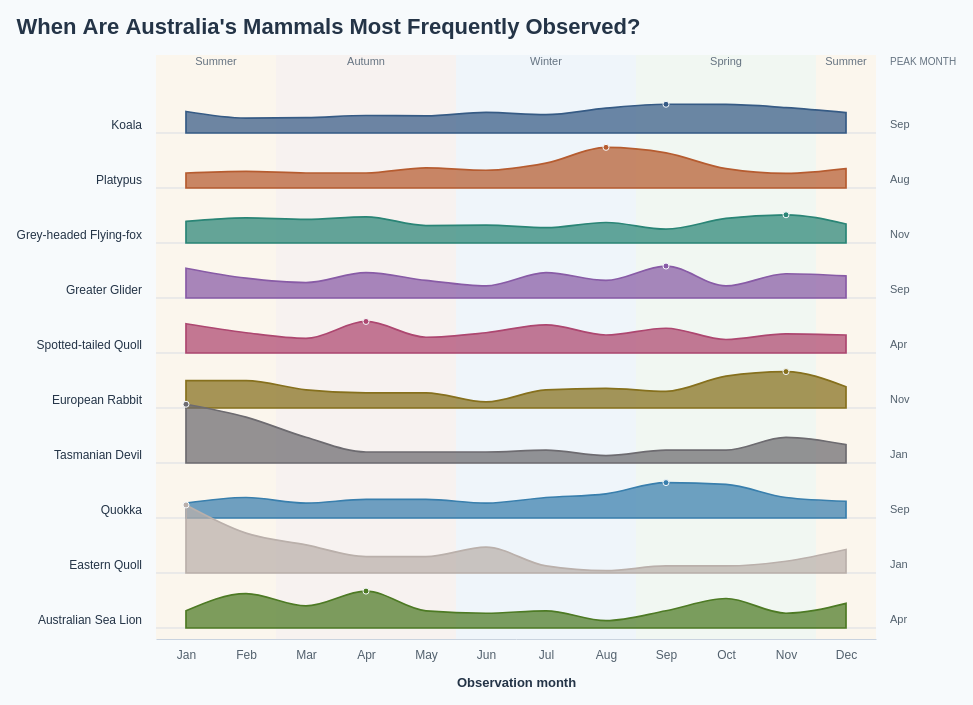

Here is the Vega-Lite specification saved for this chart:
### Vega specification from a JSON file in a GitHub repository (floating-point values rounded to 4 significant figures)
{"$schema": "https://vega.github.io/schema/vega/v5.json", "description": "Monthly observation ridgelines for the ten most recorded mammal species in Dataset/observations-794195.csv (top ten selected within the selected observation years). Observation dates from 2017–2026 are pooled, including partial 2026. Subspecies are combined using the first two scientific-name components, matching Lollipop.vg.json. Includes records without coordinates. All 12 months are filled for each species. Heights show monthly counts divided by that species total, on one shared percentage scale. Monotone curves connect monthly values; no kernel density estimation is applied. Rows follow species rank within the selected years. Southern hemisphere meteorological seasons are shown. Hover monthly cells for exact counts and shares; click a cell or species label to toggle highlighting. Counts measure recording activity, not animal abundance or nationwide sampling. Species colours match the ten-species palette in BumpChart.vg.json; counts and rankings use the selected observation years. Uses the 10 most recent available observation years (2017–2026), including partial 2026.", "width": 720, "height": 580, "padding": 16, "background": "#f7fafc", "title": {"text": "When Are Australia's Mammals Most Frequently Observed?", "anchor": "start", "font": "Arial", "fontSize": 22, "color": "#243447", "offset": 16, "fontWeight": "bold"}, "signals": [{"name": "hoveredSpecies", "value": null, "on": [{"events": "@monthTargets:mouseover, @speciesLabels:mouseover", "update": "datum.species"}, {"events": "@monthTargets:mouseout, @speciesLabels:mouseout", "update": "null"}]}, {"name": "selectedSpecies", "value": null, "on": [{"events": "@monthTargets:click, @speciesLabels:click", "update": "selectedSpecies == datum.species ? null : datum.species"}]}, {"name": "activeSpecies", "update": "hoveredSpecies != null ? hoveredSpecies : selectedSpecies"}], "data": [{"name": "monthly", "values": [{"species": "Koala", "scientific_name": "Phascolarctos cinereus", "order": 0, "month": 1, "monthName": "January", "count": 161, "total": 1896, "share": 0.08492, "isPeak": false}, {"species": "Koala", "scientific_name": "Phascolarctos cinereus", "order": 0, "month": 2, "monthName": "February", "count": 112, "total": 1896, "share": 0.05907, "isPeak": false}, {"species": "Koala", "scientific_name": "Phascolarctos cinereus", "order": 0, "month": 3, "monthName": "March", "count": 115, "total": 1896, "share": 0.06065, "isPeak": false}, {"species": "Koala", "scientific_name": "Phascolarctos cinereus", "order": 0, "month": 4, "monthName": "April", "count": 131, "total": 1896, "share": 0.06909, "isPeak": false}, {"species": "Koala", "scientific_name": "Phascolarctos cinereus", "order": 0, "month": 5, "monthName": "May", "count": 128, "total": 1896, "share": 0.06751, "isPeak": false}, {"species": "Koala", "scientific_name": "Phascolarctos cinereus", "order": 0, "month": 6, "monthName": "June", "count": 154, "total": 1896, "share": 0.08122, "isPeak": false}, {"species": "Koala", "scientific_name": "Phascolarctos cinereus", "order": 0, "month": 7, "monthName": "July", "count": 137, "total": 1896, "share": 0.07226, "isPeak": false}, {"species": "Koala", "scientific_name": "Phascolarctos cinereus", "order": 0, "month": 8, "monthName": "August", "count": 186, "total": 1896, "share": 0.0981, "isPeak": false}, {"species": "Koala", "scientific_name": "Phascolarctos cinereus", "order": 0, "month": 9, "monthName": "September", "count": 215, "total": 1896, "share": 0.1134, "isPeak": true}, {"species": "Koala", "scientific_name": "Phascolarctos cinereus", "order": 0, "month": 10, "monthName": "October", "count": 214, "total": 1896, "share": 0.1129, "isPeak": false}, {"species": "Koala", "scientific_name": "Phascolarctos cinereus", "order": 0, "month": 11, "monthName": "November", "count": 190, "total": 1896, "share": 0.1002, "isPeak": false}, {"species": "Koala", "scientific_name": "Phascolarctos cinereus", "order": 0, "month": 12, "monthName": "December", "count": 153, "total": 1896, "share": 0.0807, "isPeak": false}, {"species": "Platypus", "scientific_name": "Ornithorhynchus anatinus", "order": 1, "month": 1, "monthName": "January", "count": 38, "total": 642, "share": 0.05919, "isPeak": false}, {"species": "Platypus", "scientific_name": "Ornithorhynchus anatinus", "order": 1, "month": 2, "monthName": "February", "count": 42, "total": 642, "share": 0.06542, "isPeak": false}, {"species": "Platypus", "scientific_name": "Ornithorhynchus anatinus", "order": 1, "month": 3, "monthName": "March", "count": 38, "total": 642, "share": 0.05919, "isPeak": false}, {"species": "Platypus", "scientific_name": "Ornithorhynchus anatinus", "order": 1, "month": 4, "monthName": "April", "count": 38, "total": 642, "share": 0.05919, "isPeak": false}, {"species": "Platypus", "scientific_name": "Ornithorhynchus anatinus", "order": 1, "month": 5, "monthName": "May", "count": 51, "total": 642, "share": 0.07944, "isPeak": false}, {"species": "Platypus", "scientific_name": "Ornithorhynchus anatinus", "order": 1, "month": 6, "monthName": "June", "count": 45, "total": 642, "share": 0.07009, "isPeak": false}, {"species": "Platypus", "scientific_name": "Ornithorhynchus anatinus", "order": 1, "month": 7, "monthName": "July", "count": 63, "total": 642, "share": 0.09813, "isPeak": false}, {"species": "Platypus", "scientific_name": "Ornithorhynchus anatinus", "order": 1, "month": 8, "monthName": "August", "count": 103, "total": 642, "share": 0.1604, "isPeak": true}, {"species": "Platypus", "scientific_name": "Ornithorhynchus anatinus", "order": 1, "month": 9, "monthName": "September", "count": 89, "total": 642, "share": 0.1386, "isPeak": false}, {"species": "Platypus", "scientific_name": "Ornithorhynchus anatinus", "order": 1, "month": 10, "monthName": "October", "count": 49, "total": 642, "share": 0.07632, "isPeak": false}, {"species": "Platypus", "scientific_name": "Ornithorhynchus anatinus", "order": 1, "month": 11, "monthName": "November", "count": 37, "total": 642, "share": 0.05763, "isPeak": false}, {"species": "Platypus", "scientific_name": "Ornithorhynchus anatinus", "order": 1, "month": 12, "monthName": "December", "count": 49, "total": 642, "share": 0.07632, "isPeak": false}, {"species": "Grey-headed Flying-fox", "scientific_name": "Pteropus poliocephalus", "order": 2, "month": 1, "monthName": "January", "count": 42, "total": 494, "share": 0.08502, "isPeak": false}, {"species": "Grey-headed Flying-fox", "scientific_name": "Pteropus poliocephalus", "order": 2, "month": 2, "monthName": "February", "count": 49, "total": 494, "share": 0.09919, "isPeak": false}, {"species": "Grey-headed Flying-fox", "scientific_name": "Pteropus poliocephalus", "order": 2, "month": 3, "monthName": "March", "count": 46, "total": 494, "share": 0.09312, "isPeak": false}, {"species": "Grey-headed Flying-fox", "scientific_name": "Pteropus poliocephalus", "order": 2, "month": 4, "monthName": "April", "count": 51, "total": 494, "share": 0.1032, "isPeak": false}, {"species": "Grey-headed Flying-fox", "scientific_name": "Pteropus poliocephalus", "order": 2, "month": 5, "monthName": "May", "count": 34, "total": 494, "share": 0.06883, "isPeak": false}, {"species": "Grey-headed Flying-fox", "scientific_name": "Pteropus poliocephalus", "order": 2, "month": 6, "monthName": "June", "count": 35, "total": 494, "share": 0.07085, "isPeak": false}, {"species": "Grey-headed Flying-fox", "scientific_name": "Pteropus poliocephalus", "order": 2, "month": 7, "monthName": "July", "count": 30, "total": 494, "share": 0.06073, "isPeak": false}, {"species": "Grey-headed Flying-fox", "scientific_name": "Pteropus poliocephalus", "order": 2, "month": 8, "monthName": "August", "count": 40, "total": 494, "share": 0.08097, "isPeak": false}, {"species": "Grey-headed Flying-fox", "scientific_name": "Pteropus poliocephalus", "order": 2, "month": 9, "monthName": "September", "count": 27, "total": 494, "share": 0.05466, "isPeak": false}, {"species": "Grey-headed Flying-fox", "scientific_name": "Pteropus poliocephalus", "order": 2, "month": 10, "monthName": "October", "count": 48, "total": 494, "share": 0.09717, "isPeak": false}, {"species": "Grey-headed Flying-fox", "scientific_name": "Pteropus poliocephalus", "order": 2, "month": 11, "monthName": "November", "count": 55, "total": 494, "share": 0.1113, "isPeak": true}, {"species": "Grey-headed Flying-fox", "scientific_name": "Pteropus poliocephalus", "order": 2, "month": 12, "monthName": "December", "count": 37, "total": 494, "share": 0.0749, "isPeak": false}, {"species": "Greater Glider", "scientific_name": "Petauroides volans", "order": 3, "month": 1, "monthName": "January", "count": 27, "total": 230, "share": 0.1174, "isPeak": false}, {"species": "Greater Glider", "scientific_name": "Petauroides volans", "order": 3, "month": 2, "monthName": "February", "count": 18, "total": 230, "share": 0.07826, "isPeak": false}, {"species": "Greater Glider", "scientific_name": "Petauroides volans", "order": 3, "month": 3, "monthName": "March", "count": 14, "total": 230, "share": 0.06087, "isPeak": false}, {"species": "Greater Glider", "scientific_name": "Petauroides volans", "order": 3, "month": 4, "monthName": "April", "count": 23, "total": 230, "share": 0.1, "isPeak": false}, {"species": "Greater Glider", "scientific_name": "Petauroides volans", "order": 3, "month": 5, "monthName": "May", "count": 16, "total": 230, "share": 0.06957, "isPeak": false}, {"species": "Greater Glider", "scientific_name": "Petauroides volans", "order": 3, "month": 6, "monthName": "June", "count": 11, "total": 230, "share": 0.04783, "isPeak": false}, {"species": "Greater Glider", "scientific_name": "Petauroides volans", "order": 3, "month": 7, "monthName": "July", "count": 23, "total": 230, "share": 0.1, "isPeak": false}, {"species": "Greater Glider", "scientific_name": "Petauroides volans", "order": 3, "month": 8, "monthName": "August", "count": 16, "total": 230, "share": 0.06957, "isPeak": false}, {"species": "Greater Glider", "scientific_name": "Petauroides volans", "order": 3, "month": 9, "monthName": "September", "count": 29, "total": 230, "share": 0.1261, "isPeak": true}, {"species": "Greater Glider", "scientific_name": "Petauroides volans", "order": 3, "month": 10, "monthName": "October", "count": 11, "total": 230, "share": 0.04783, "isPeak": false}, {"species": "Greater Glider", "scientific_name": "Petauroides volans", "order": 3, "month": 11, "monthName": "November", "count": 22, "total": 230, "share": 0.09565, "isPeak": false}, {"species": "Greater Glider", "scientific_name": "Petauroides volans", "order": 3, "month": 12, "monthName": "December", "count": 20, "total": 230, "share": 0.08696, "isPeak": false}, {"species": "Spotted-tailed Quoll", "scientific_name": "Dasyurus maculatus", "order": 4, "month": 1, "monthName": "January", "count": 26, "total": 225, "share": 0.1156, "isPeak": false}, {"species": "Spotted-tailed Quoll", "scientific_name": "Dasyurus maculatus", "order": 4, "month": 2, "monthName": "February", "count": 18, "total": 225, "share": 0.08, "isPeak": false}, {"species": "Spotted-tailed Quoll", "scientific_name": "Dasyurus maculatus", "order": 4, "month": 3, "monthName": "March", "count": 13, "total": 225, "share": 0.05778, "isPeak": false}, {"species": "Spotted-tailed Quoll", "scientific_name": "Dasyurus maculatus", "order": 4, "month": 4, "monthName": "April", "count": 28, "total": 225, "share": 0.1244, "isPeak": true}, {"species": "Spotted-tailed Quoll", "scientific_name": "Dasyurus maculatus", "order": 4, "month": 5, "monthName": "May", "count": 14, "total": 225, "share": 0.06222, "isPeak": false}, {"species": "Spotted-tailed Quoll", "scientific_name": "Dasyurus maculatus", "order": 4, "month": 6, "monthName": "June", "count": 18, "total": 225, "share": 0.08, "isPeak": false}, {"species": "Spotted-tailed Quoll", "scientific_name": "Dasyurus maculatus", "order": 4, "month": 7, "monthName": "July", "count": 25, "total": 225, "share": 0.1111, "isPeak": false}, {"species": "Spotted-tailed Quoll", "scientific_name": "Dasyurus maculatus", "order": 4, "month": 8, "monthName": "August", "count": 16, "total": 225, "share": 0.07111, "isPeak": false}, {"species": "Spotted-tailed Quoll", "scientific_name": "Dasyurus maculatus", "order": 4, "month": 9, "monthName": "September", "count": 22, "total": 225, "share": 0.09778, "isPeak": false}, {"species": "Spotted-tailed Quoll", "scientific_name": "Dasyurus maculatus", "order": 4, "month": 10, "monthName": "October", "count": 12, "total": 225, "share": 0.05333, "isPeak": false}, {"species": "Spotted-tailed Quoll", "scientific_name": "Dasyurus maculatus", "order": 4, "month": 11, "monthName": "November", "count": 17, "total": 225, "share": 0.07556, "isPeak": false}, {"species": "Spotted-tailed Quoll", "scientific_name": "Dasyurus maculatus", "order": 4, "month": 12, "monthName": "December", "count": 16, "total": 225, "share": 0.07111, "isPeak": false}, {"species": "European Rabbit", "scientific_name": "Oryctolagus cuniculus", "order": 5, "month": 1, "monthName": "January", "count": 18, "total": 167, "share": 0.1078, "isPeak": false}, {"species": "European Rabbit", "scientific_name": "Oryctolagus cuniculus", "order": 5, "month": 2, "monthName": "February", "count": 18, "total": 167, "share": 0.1078, "isPeak": false}, {"species": "European Rabbit", "scientific_name": "Oryctolagus cuniculus", "order": 5, "month": 3, "monthName": "March", "count": 12, "total": 167, "share": 0.07186, "isPeak": false}, {"species": "European Rabbit", "scientific_name": "Oryctolagus cuniculus", "order": 5, "month": 4, "monthName": "April", "count": 10, "total": 167, "share": 0.05988, "isPeak": false}, {"species": "European Rabbit", "scientific_name": "Oryctolagus cuniculus", "order": 5, "month": 5, "monthName": "May", "count": 10, "total": 167, "share": 0.05988, "isPeak": false}, {"species": "European Rabbit", "scientific_name": "Oryctolagus cuniculus", "order": 5, "month": 6, "monthName": "June", "count": 4, "total": 167, "share": 0.02395, "isPeak": false}, {"species": "European Rabbit", "scientific_name": "Oryctolagus cuniculus", "order": 5, "month": 7, "monthName": "July", "count": 12, "total": 167, "share": 0.07186, "isPeak": false}, {"species": "European Rabbit", "scientific_name": "Oryctolagus cuniculus", "order": 5, "month": 8, "monthName": "August", "count": 13, "total": 167, "share": 0.07784, "isPeak": false}, {"species": "European Rabbit", "scientific_name": "Oryctolagus cuniculus", "order": 5, "month": 9, "monthName": "September", "count": 11, "total": 167, "share": 0.06587, "isPeak": false}, {"species": "European Rabbit", "scientific_name": "Oryctolagus cuniculus", "order": 5, "month": 10, "monthName": "October", "count": 21, "total": 167, "share": 0.1257, "isPeak": false}, {"species": "European Rabbit", "scientific_name": "Oryctolagus cuniculus", "order": 5, "month": 11, "monthName": "November", "count": 24, "total": 167, "share": 0.1437, "isPeak": true}, {"species": "European Rabbit", "scientific_name": "Oryctolagus cuniculus", "order": 5, "month": 12, "monthName": "December", "count": 14, "total": 167, "share": 0.08383, "isPeak": false}, {"species": "Tasmanian Devil", "scientific_name": "Sarcophilus harrisii", "order": 6, "month": 1, "monthName": "January", "count": 32, "total": 138, "share": 0.2319, "isPeak": true}, {"species": "Tasmanian Devil", "scientific_name": "Sarcophilus harrisii", "order": 6, "month": 2, "monthName": "February", "count": 25, "total": 138, "share": 0.1812, "isPeak": false}, {"species": "Tasmanian Devil", "scientific_name": "Sarcophilus harrisii", "order": 6, "month": 3, "monthName": "March", "count": 14, "total": 138, "share": 0.1014, "isPeak": false}, {"species": "Tasmanian Devil", "scientific_name": "Sarcophilus harrisii", "order": 6, "month": 4, "monthName": "April", "count": 6, "total": 138, "share": 0.04348, "isPeak": false}, {"species": "Tasmanian Devil", "scientific_name": "Sarcophilus harrisii", "order": 6, "month": 5, "monthName": "May", "count": 6, "total": 138, "share": 0.04348, "isPeak": false}, {"species": "Tasmanian Devil", "scientific_name": "Sarcophilus harrisii", "order": 6, "month": 6, "monthName": "June", "count": 6, "total": 138, "share": 0.04348, "isPeak": false}, {"species": "Tasmanian Devil", "scientific_name": "Sarcophilus harrisii", "order": 6, "month": 7, "monthName": "July", "count": 7, "total": 138, "share": 0.05072, "isPeak": false}, {"species": "Tasmanian Devil", "scientific_name": "Sarcophilus harrisii", "order": 6, "month": 8, "monthName": "August", "count": 4, "total": 138, "share": 0.02899, "isPeak": false}, {"species": "Tasmanian Devil", "scientific_name": "Sarcophilus harrisii", "order": 6, "month": 9, "monthName": "September", "count": 7, "total": 138, "share": 0.05072, "isPeak": false}, {"species": "Tasmanian Devil", "scientific_name": "Sarcophilus harrisii", "order": 6, "month": 10, "monthName": "October", "count": 7, "total": 138, "share": 0.05072, "isPeak": false}, {"species": "Tasmanian Devil", "scientific_name": "Sarcophilus harrisii", "order": 6, "month": 11, "monthName": "November", "count": 14, "total": 138, "share": 0.1014, "isPeak": false}, {"species": "Tasmanian Devil", "scientific_name": "Sarcophilus harrisii", "order": 6, "month": 12, "monthName": "December", "count": 10, "total": 138, "share": 0.07246, "isPeak": false}, {"species": "Quokka", "scientific_name": "Setonix brachyurus", "order": 7, "month": 1, "monthName": "January", "count": 8, "total": 136, "share": 0.05882, "isPeak": false}, {"species": "Quokka", "scientific_name": "Setonix brachyurus", "order": 7, "month": 2, "monthName": "February", "count": 11, "total": 136, "share": 0.08088, "isPeak": false}, {"species": "Quokka", "scientific_name": "Setonix brachyurus", "order": 7, "month": 3, "monthName": "March", "count": 8, "total": 136, "share": 0.05882, "isPeak": false}, {"species": "Quokka", "scientific_name": "Setonix brachyurus", "order": 7, "month": 4, "monthName": "April", "count": 10, "total": 136, "share": 0.07353, "isPeak": false}, {"species": "Quokka", "scientific_name": "Setonix brachyurus", "order": 7, "month": 5, "monthName": "May", "count": 10, "total": 136, "share": 0.07353, "isPeak": false}, {"species": "Quokka", "scientific_name": "Setonix brachyurus", "order": 7, "month": 6, "monthName": "June", "count": 8, "total": 136, "share": 0.05882, "isPeak": false}, {"species": "Quokka", "scientific_name": "Setonix brachyurus", "order": 7, "month": 7, "monthName": "July", "count": 11, "total": 136, "share": 0.08088, "isPeak": false}, {"species": "Quokka", "scientific_name": "Setonix brachyurus", "order": 7, "month": 8, "monthName": "August", "count": 13, "total": 136, "share": 0.09559, "isPeak": false}, {"species": "Quokka", "scientific_name": "Setonix brachyurus", "order": 7, "month": 9, "monthName": "September", "count": 19, "total": 136, "share": 0.1397, "isPeak": true}, {"species": "Quokka", "scientific_name": "Setonix brachyurus", "order": 7, "month": 10, "monthName": "October", "count": 18, "total": 136, "share": 0.1324, "isPeak": false}, {"species": "Quokka", "scientific_name": "Setonix brachyurus", "order": 7, "month": 11, "monthName": "November", "count": 11, "total": 136, "share": 0.08088, "isPeak": false}, {"species": "Quokka", "scientific_name": "Setonix brachyurus", "order": 7, "month": 12, "monthName": "December", "count": 9, "total": 136, "share": 0.06618, "isPeak": false}, {"species": "Eastern Quoll", "scientific_name": "Dasyurus viverrinus", "order": 8, "month": 1, "monthName": "January", "count": 29, "total": 108, "share": 0.2685, "isPeak": true}, {"species": "Eastern Quoll", "scientific_name": "Dasyurus viverrinus", "order": 8, "month": 2, "monthName": "February", "count": 17, "total": 108, "share": 0.1574, "isPeak": false}, {"species": "Eastern Quoll", "scientific_name": "Dasyurus viverrinus", "order": 8, "month": 3, "monthName": "March", "count": 12, "total": 108, "share": 0.1111, "isPeak": false}, {"species": "Eastern Quoll", "scientific_name": "Dasyurus viverrinus", "order": 8, "month": 4, "monthName": "April", "count": 7, "total": 108, "share": 0.06481, "isPeak": false}, {"species": "Eastern Quoll", "scientific_name": "Dasyurus viverrinus", "order": 8, "month": 5, "monthName": "May", "count": 7, "total": 108, "share": 0.06481, "isPeak": false}, {"species": "Eastern Quoll", "scientific_name": "Dasyurus viverrinus", "order": 8, "month": 6, "monthName": "June", "count": 11, "total": 108, "share": 0.1019, "isPeak": false}, {"species": "Eastern Quoll", "scientific_name": "Dasyurus viverrinus", "order": 8, "month": 7, "monthName": "July", "count": 3, "total": 108, "share": 0.02778, "isPeak": false}, {"species": "Eastern Quoll", "scientific_name": "Dasyurus viverrinus", "order": 8, "month": 8, "monthName": "August", "count": 1, "total": 108, "share": 0.009259, "isPeak": false}, {"species": "Eastern Quoll", "scientific_name": "Dasyurus viverrinus", "order": 8, "month": 9, "monthName": "September", "count": 3, "total": 108, "share": 0.02778, "isPeak": false}, {"species": "Eastern Quoll", "scientific_name": "Dasyurus viverrinus", "order": 8, "month": 10, "monthName": "October", "count": 3, "total": 108, "share": 0.02778, "isPeak": false}, {"species": "Eastern Quoll", "scientific_name": "Dasyurus viverrinus", "order": 8, "month": 11, "monthName": "November", "count": 5, "total": 108, "share": 0.0463, "isPeak": false}, {"species": "Eastern Quoll", "scientific_name": "Dasyurus viverrinus", "order": 8, "month": 12, "monthName": "December", "count": 10, "total": 108, "share": 0.09259, "isPeak": false}, {"species": "Australian Sea Lion", "scientific_name": "Neophoca cinerea", "order": 9, "month": 1, "monthName": "January", "count": 7, "total": 103, "share": 0.06796, "isPeak": false}, {"species": "Australian Sea Lion", "scientific_name": "Neophoca cinerea", "order": 9, "month": 2, "monthName": "February", "count": 14, "total": 103, "share": 0.1359, "isPeak": false}, {"species": "Australian Sea Lion", "scientific_name": "Neophoca cinerea", "order": 9, "month": 3, "monthName": "March", "count": 9, "total": 103, "share": 0.08738, "isPeak": false}, {"species": "Australian Sea Lion", "scientific_name": "Neophoca cinerea", "order": 9, "month": 4, "monthName": "April", "count": 15, "total": 103, "share": 0.1456, "isPeak": true}, {"species": "Australian Sea Lion", "scientific_name": "Neophoca cinerea", "order": 9, "month": 5, "monthName": "May", "count": 7, "total": 103, "share": 0.06796, "isPeak": false}, {"species": "Australian Sea Lion", "scientific_name": "Neophoca cinerea", "order": 9, "month": 6, "monthName": "June", "count": 6, "total": 103, "share": 0.05825, "isPeak": false}, {"species": "Australian Sea Lion", "scientific_name": "Neophoca cinerea", "order": 9, "month": 7, "monthName": "July", "count": 7, "total": 103, "share": 0.06796, "isPeak": false}, {"species": "Australian Sea Lion", "scientific_name": "Neophoca cinerea", "order": 9, "month": 8, "monthName": "August", "count": 3, "total": 103, "share": 0.02913, "isPeak": false}, {"species": "Australian Sea Lion", "scientific_name": "Neophoca cinerea", "order": 9, "month": 9, "monthName": "September", "count": 7, "total": 103, "share": 0.06796, "isPeak": false}, {"species": "Australian Sea Lion", "scientific_name": "Neophoca cinerea", "order": 9, "month": 10, "monthName": "October", "count": 12, "total": 103, "share": 0.1165, "isPeak": false}, {"species": "Australian Sea Lion", "scientific_name": "Neophoca cinerea", "order": 9, "month": 11, "monthName": "November", "count": 6, "total": 103, "share": 0.05825, "isPeak": false}, {"species": "Australian Sea Lion", "scientific_name": "Neophoca cinerea", "order": 9, "month": 12, "monthName": "December", "count": 10, "total": 103, "share": 0.09709, "isPeak": false}]}, {"name": "species", "values": [{"species": "Koala", "scientific_name": "Phascolarctos cinereus", "order": 0, "total": 1896, "peakMonths": "Sep"}, {"species": "Platypus", "scientific_name": "Ornithorhynchus anatinus", "order": 1, "total": 642, "peakMonths": "Aug"}, {"species": "Grey-headed Flying-fox", "scientific_name": "Pteropus poliocephalus", "order": 2, "total": 494, "peakMonths": "Nov"}, {"species": "Greater Glider", "scientific_name": "Petauroides volans", "order": 3, "total": 230, "peakMonths": "Sep"}, {"species": "Spotted-tailed Quoll", "scientific_name": "Dasyurus maculatus", "order": 4, "total": 225, "peakMonths": "Apr"}, {"species": "European Rabbit", "scientific_name": "Oryctolagus cuniculus", "order": 5, "total": 167, "peakMonths": "Nov"}, {"species": "Tasmanian Devil", "scientific_name": "Sarcophilus harrisii", "order": 6, "total": 138, "peakMonths": "Jan"}, {"species": "Quokka", "scientific_name": "Setonix brachyurus", "order": 7, "total": 136, "peakMonths": "Sep"}, {"species": "Eastern Quoll", "scientific_name": "Dasyurus viverrinus", "order": 8, "total": 108, "peakMonths": "Jan"}, {"species": "Australian Sea Lion", "scientific_name": "Neophoca cinerea", "order": 9, "total": 103, "peakMonths": "Apr"}]}, {"name": "seasons", "values": [{"start": 0.5, "end": 2.5, "label": "Summer", "fill": "#fff0d9"}, {"start": 2.5, "end": 5.5, "label": "Autumn", "fill": "#f6e7e0"}, {"start": 5.5, "end": 8.5, "label": "Winter", "fill": "#e5edf7"}, {"start": 8.5, "end": 11.5, "label": "Spring", "fill": "#e9f1e5"}, {"start": 11.5, "end": 12.5, "label": "Summer", "fill": "#fff0d9"}]}], "scales": [{"name": "x", "type": "linear", "domain": [0.5, 12.5], "range": "width", "zero": false, "nice": false}, {"name": "amplitude", "type": "linear", "domain": [0, 0.3], "range": [0, 76], "zero": true, "nice": false}, {"name": "color", "type": "ordinal", "domain": ["Koala", "Platypus", "Grey-headed Flying-fox", "Greater Glider", "Spotted-tailed Quoll", "European Rabbit", "Tasmanian Devil", "Quokka", "Eastern Quoll", "Australian Sea Lion"], "range": ["#365B85", "#B65C30", "#2A8576", "#885BA6", "#AD4770", "#86701D", "#6D6B70", "#397FAD", "#bab0ab", "#4D7A24"]}], "axes": [{"orient": "bottom", "scale": "x", "values": [1, 2, 3, 4, 5, 6, 7, 8, 9, 10, 11, 12], "labelPadding": 10, "tickSize": 0, "domainColor": "#c9d3df", "labelColor": "#52606d", "title": "Observation month", "titleColor": "#243447", "titlePadding": 16, "encode": {"labels": {"update": {"text": {"signal": "['Jan','Feb','Mar','Apr','May','Jun','Jul','Aug','Sep','Oct','Nov','Dec'][datum.value-1]"}}}}}], "marks": [{"type": "rect", "encode": {"update": {"x": {"scale": "x", "field": "start"}, "x2": {"scale": "x", "field": "end"}, "y": {"value": -4}, "y2": {"signal": "height"}, "fill": {"field": "fill"}, "opacity": {"value": 0.45}}}, "from": {"data": "seasons"}, "interactive": false}, {"type": "text", "encode": {"update": {"x": {"signal": "scale('x', (datum.start + datum.end)/2)"}, "y": {"value": 6}, "text": {"field": "label"}, "align": {"value": "center"}, "fontSize": {"value": 11}, "fill": {"value": "#657381"}}}, "from": {"data": "seasons"}, "interactive": false}, {"type": "rule", "encode": {"update": {"x": {"value": 0}, "x2": {"signal": "width"}, "y": {"signal": "74 + datum.order * 55"}, "stroke": {"value": "#c9d3df"}, "strokeWidth": {"value": 0.7}}}, "from": {"data": "species"}, "interactive": false}, {"type": "group", "from": {"facet": {"name": "ridge", "data": "monthly", "groupby": "species"}}, "marks": [{"type": "area", "encode": {"update": {"x": {"scale": "x", "field": "month"}, "y": {"signal": "74 + datum.order * 55 - scale('amplitude', datum.share)"}, "y2": {"signal": "74 + datum.order * 55"}, "fill": {"scale": "color", "field": "species"}, "fillOpacity": {"value": 0.72}, "stroke": {"scale": "color", "field": "species"}, "strokeWidth": {"value": 1.7}, "opacity": {"signal": "activeSpecies == null || activeSpecies == datum.species ? 1 : 0.18"}, "interpolate": {"value": "monotone"}}}, "from": {"data": "ridge"}, "sort": {"field": "datum.month"}, "interactive": false}]}, {"type": "symbol", "encode": {"update": {"x": {"scale": "x", "field": "month"}, "y": {"signal": "74 + datum.order * 55 - scale('amplitude', datum.share)"}, "size": {"signal": "datum.isPeak ? 36 : 18"}, "fill": {"scale": "color", "field": "species"}, "stroke": {"value": "#f7fafc"}, "strokeWidth": {"value": 1}, "opacity": {"signal": "datum.isPeak || activeSpecies == datum.species ? 1 : 0"}}}, "from": {"data": "monthly"}, "interactive": false}, {"type": "text", "encode": {"update": {"x": {"value": -14}, "y": {"signal": "74 + datum.order * 55 - 8"}, "text": {"field": "species"}, "align": {"value": "right"}, "baseline": {"value": "middle"}, "fontSize": {"value": 12}, "fill": {"value": "#243447"}, "fontWeight": {"signal": "activeSpecies == datum.species ? 'bold' : 'normal'"}, "opacity": {"signal": "activeSpecies == null || activeSpecies == datum.species ? 1 : 0.18"}, "cursor": {"value": "pointer"}, "tooltip": {"signal": "{'Species': datum.species, 'Scientific name': datum.scientific_name, 'Observations (2017–2026)': datum.total, 'Peak month(s)': datum.peakMonths}"}}}, "from": {"data": "species"}, "name": "speciesLabels"}, {"type": "text", "encode": {"update": {"x": {"signal": "width + 14"}, "y": {"signal": "74 + datum.order * 55 - 8"}, "text": {"signal": "datum.peakMonths"}, "baseline": {"value": "middle"}, "fontSize": {"value": 11}, "fill": {"value": "#52606d"}, "opacity": {"signal": "activeSpecies == null || activeSpecies == datum.species ? 1 : 0.18"}}}, "from": {"data": "species"}, "interactive": false}, {"type": "rect", "encode": {"update": {"x": {"signal": "scale('x', datum.month - 0.5)"}, "x2": {"signal": "scale('x', datum.month + 0.5)"}, "y": {"signal": "20 + datum.order * 55"}, "y2": {"signal": "74 + datum.order * 55"}, "fill": {"value": "transparent"}, "cursor": {"value": "pointer"}, "tooltip": {"signal": "{'Species': datum.species, 'Scientific name': datum.scientific_name, 'Month': datum.monthName, 'Observations': datum.count, 'Share of species observations': format(datum.share, '.1%'), 'Species total (2017–2026)': datum.total}"}}}, "from": {"data": "monthly"}, "name": "monthTargets"}, {"type": "text", "encode": {"update": {"x": {"signal": "width + 14"}, "y": {"value": 6}, "text": {"value": "PEAK MONTH"}, "fontSize": {"value": 10}, "fill": {"value": "#657381"}}}, "interactive": false}], "config": {"text": {"font": "Arial"}, "axis": {"labelFont": "Arial", "titleFont": "Arial", "labelFontSize": 12, "titleFontSize": 13}}, "usermeta": {"observationWindow": {"source": "Dataset/observations-794195.csv", "dateField": "observed_on", "years": [2017, 2018, 2019, 2020, 2021, 2022, 2023, 2024, 2025, 2026], "yearCount": 10, "includesPartialLatestYear": true}}}
